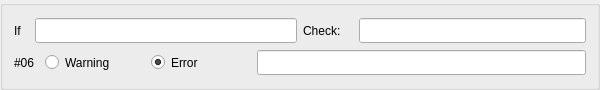
      <widget class="QGroupBox" name="groupBox__ch06">
       <property name="sizePolicy">
        <sizepolicy hsizetype="MinimumExpanding" vsizetype="Fixed">
         <horstretch>0</horstretch>
         <verstretch>0</verstretch>
        </sizepolicy>
       </property>
       <property name="minimumSize">
        <size>
         <width>600</width>
         <height>90</height>
        </size>
       </property>
       <property name="maximumSize">
        <size>
         <width>16777215</width>
         <height>90</height>
        </size>
       </property>
       <property name="title">
        <string/>
       </property>
       <layout class="QHBoxLayout" name="horizontalLayout_126">
        <item>
         <layout class="QVBoxLayout" name="verticalLayout_38">
          <item>
           <layout class="QHBoxLayout" name="horizontalLayout_72">
            <item>
             <layout class="QHBoxLayout" name="horizontalLayout_73">
              <item>
               <widget class="QLabel" name="label_33">
                <property name="sizePolicy">
                 <sizepolicy hsizetype="Fixed" vsizetype="Fixed">
                  <horstretch>0</horstretch>
                  <verstretch>0</verstretch>
                 </sizepolicy>
                </property>
                <property name="minimumSize">
                 <size>
                  <width>15</width>
                  <height>25</height>
                 </size>
                </property>
                <property name="text">
                 <string>If</string>
                </property>
               </widget>
              </item>
              <item>
               <widget class="QLineEdit" name="check_if_06">
                <property name="sizePolicy">
                 <sizepolicy hsizetype="MinimumExpanding" vsizetype="Fixed">
                  <horstretch>0</horstretch>
                  <verstretch>0</verstretch>
                 </sizepolicy>
                </property>
                <property name="minimumSize">
                 <size>
                  <width>160</width>
                  <height>25</height>
                 </size>
                </property>
               </widget>
              </item>
             </layout>
            </item>
            <item>
             <layout class="QHBoxLayout" name="horizontalLayout_127">
              <item>
               <widget class="QLabel" name="label_34">
                <property name="sizePolicy">
                 <sizepolicy hsizetype="Fixed" vsizetype="Fixed">
                  <horstretch>0</horstretch>
                  <verstretch>0</verstretch>
                 </sizepolicy>
                </property>
                <property name="minimumSize">
                 <size>
                  <width>50</width>
                  <height>25</height>
                 </size>
                </property>
                <property name="text">
                 <string>Check:</string>
                </property>
               </widget>
              </item>
              <item>
               <widget class="QLineEdit" name="check_check_06">
                <property name="sizePolicy">
                 <sizepolicy hsizetype="MinimumExpanding" vsizetype="Fixed">
                  <horstretch>0</horstretch>
                  <verstretch>0</verstretch>
                 </sizepolicy>
                </property>
                <property name="minimumSize">
                 <size>
                  <width>160</width>
                  <height>25</height>
                 </size>
                </property>
               </widget>
              </item>
             </layout>
            </item>
           </layout>
          </item>
          <item>
           <layout class="QHBoxLayout" name="horizontalLayout_128">
            <item>
             <layout class="QHBoxLayout" name="horizontalLayout_129">
              <item>
               <widget class="QLabel" name="label_45">
                <property name="sizePolicy">
                 <sizepolicy hsizetype="Fixed" vsizetype="Fixed">
                  <horstretch>0</horstretch>
                  <verstretch>0</verstretch>
                 </sizepolicy>
                </property>
                <property name="minimumSize">
                 <size>
                  <width>25</width>
                  <height>25</height>
                 </size>
                </property>
                <property name="maximumSize">
                 <size>
                  <width>25</width>
                  <height>25</height>
                 </size>
                </property>
                <property name="text">
                 <string>#06</string>
                </property>
               </widget>
              </item>
              <item>
               <widget class="QRadioButton" name="check_warning_06">
                <property name="minimumSize">
                 <size>
                  <width>100</width>
                  <height>25</height>
                 </size>
                </property>
                <property name="text">
                 <string>Warning</string>
                </property>
               </widget>
              </item>
              <item>
               <widget class="QRadioButton" name="check_error_06">
                <property name="minimumSize">
                 <size>
                  <width>100</width>
                  <height>25</height>
                 </size>
                </property>
                <property name="text">
                 <string>Error</string>
                </property>
                <property name="checked">
                 <bool>true</bool>
                </property>
               </widget>
              </item>
             </layout>
            </item>
            <item>
             <widget class="QLineEdit" name="check_message_06">
              <property name="sizePolicy">
               <sizepolicy hsizetype="MinimumExpanding" vsizetype="Fixed">
                <horstretch>0</horstretch>
                <verstretch>0</verstretch>
               </sizepolicy>
              </property>
              <property name="minimumSize">
               <size>
                <width>170</width>
                <height>25</height>
               </size>
              </property>
             </widget>
            </item>
           </layout>
          </item>
         </layout>
        </item>
       </layout>
      </widget>
